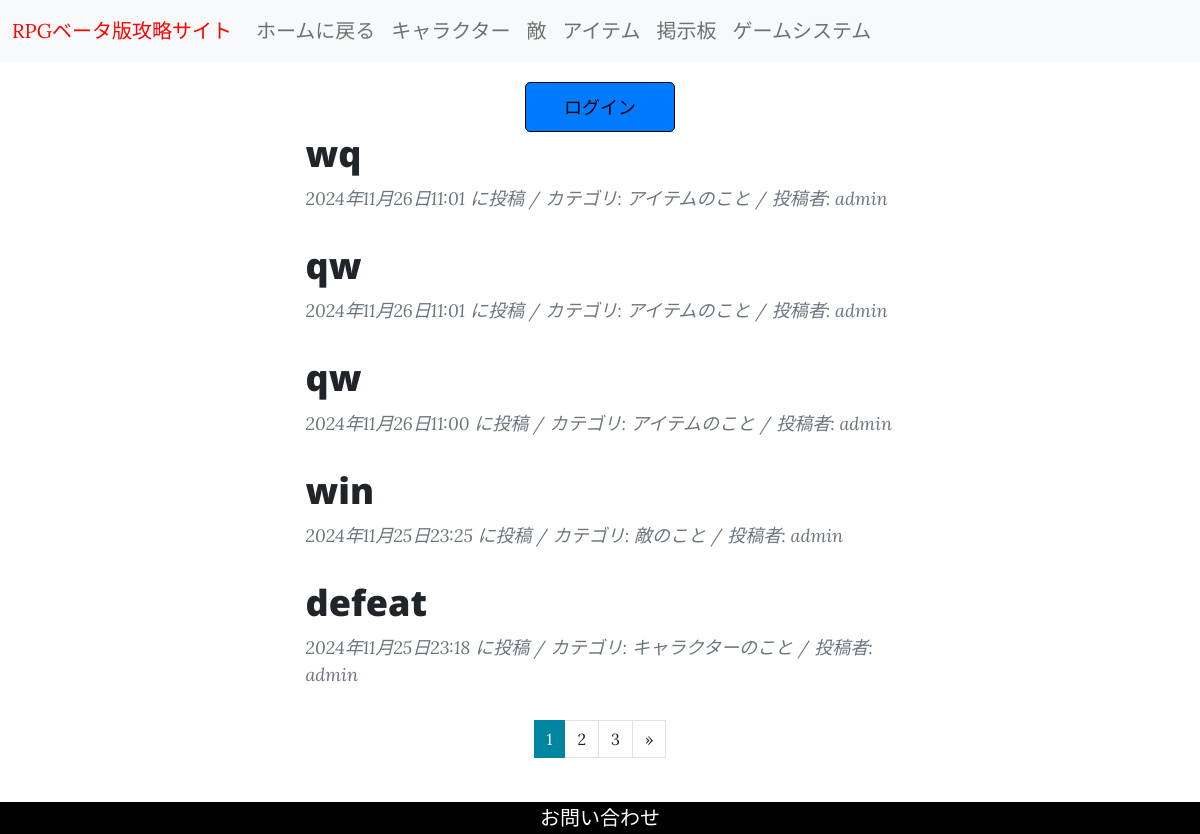
/keijiban/, run on the app's committed database.
### kouryakusaito/models.py (models this page shows, shortened)
class KouryakuPost(models.Model):
    CATEGORY = (('character', 'キャラクターのこと'),
                ('enemy', '敵のこと'),
                ('item', 'アイテムのこと'))
    title = models.CharField(
        verbose_name='タイトル', #フィールドのタイトル
        max_length=400 #最大文字数は200
    )
    content = models.TextField(
    verbose_name='本文' #　フィールドのタイトル
    )
    posted_at = models.DateTimeField(
    verbose_name='投稿日時', #　フィールドのタイトル
    auto_now_add=True #　日時を自動追加
    )
    category = models.CharField(
    verbose_name='カテゴリ',
    max_length=50,
    choices=CATEGORY
    )
    author = models.ForeignKey(
        settings.AUTH_USER_MODEL,
        on_delete=models.CASCADE,
        verbose_name='投稿者'
    )

### accounts/models.py (models this page shows)
class CustomUser(AbstractUser):
    pass

### kouryakusaito/views.py (the view)
class KeijibanView(ListView):
    template_name = 'keijiban.html'
    context_object_name = 'orderby_records'
    queryset = KouryakuPost.objects.order_by('-posted_at')
    paginate_by = 5

### kouryakusaito/templates/keijiban.html (shortened to what this page needs)
{% extends 'base.html' %}
{% load static %}
{% block keijiban %}
<div class="containerdd-choice">
    <div class="griddd">
        {% if user.is_authenticated %}
        <a href="{% url 'kouryakusaito:create_post' %}" class="choicede">投稿フォームに行く</a>
        {% else %}
        <div class="containerd">
            <div class="grid">
                <a href="{% url 'accounts:login' %}"class="choiced">ログイン</a>
            </div>
        </div>
        {% endif %}
    </div>
</div>
<br>
<div class="container px-4 px-lg-5">
    <div class="row gx-4 gx-lg-5 justify-content-center">
        <div class="col-md-10 col-lg-8 col-xl-7">
            {% for record in orderby_records %}
            <div class="post-preview">
                <a href="{% url 'kouryakusaito:kouryaku_detail' record.pk %}">
                    <h2 class="post-title">{{ record.title }}</h2>
                </a>
                <p class="post-meta">
                    {{ record.posted_at }} に投稿 /
                    カテゴリ: {{ record.get_category_display }} /
                    投稿者: {{ record.author.username }}
                </p>
            </div>
            {% empty %}
                <p>no</p>
            {% endfor %}
            {% include "pagination.html" %}
        </div>
    </div>
</div>
<br>
<br>
{% endblock %}

### kouryakusaito/templates/base.html (shortened to what this page needs)
{% load static %}
<!DOCTYPE html>
<html lang="ja">
<head>
    <link href={% static 'css/styles.css' %} rel="stylesheet" />
</head>
<body>
    <nav class="navbar navbar-expand-lg navbar-light bg-light">
        <div class="container-fluid">
        <a class="navbar-brand"><p style="color: red; padding: 0; margin: 0;">RPGベータ版攻略サイト</p></a>
        <div class="collapse navbar-collapse" id="navbarNav">
            <ul class="navbar-nav">
              <li class="nav-item"><a class="nav-link" href="{% url 'kouryakusaito:index' %}">ホームに戻る</a></li>
              <li class="nav-item"><a class="nav-link" href="{% url 'kouryakusaito:character' %}">キャラクター</a></li>
              <li class="nav-item"><a class="nav-link" href="{% url 'kouryakusaito:enemy' %}">敵</a></li>
              <li class="nav-item"><a class="nav-link" href="{% url 'kouryakusaito:item' %}">アイテム</a></li>
              <li class="nav-item"><a class="nav-link" href="{% url 'kouryakusaito:keijiban' %}">掲示板</a></li>
              <li class="nav-item"><a class="nav-link" href="{% url 'kouryakusaito:gamesystem' %}">ゲームシステム</a></li>
            </ul>
          </div>
        </div>
    </nav>
<main>
    {% block keijiban %}{% endblock %}
</main>
<footer>
    <a href="{% url 'kouryakusaito:contact' %}" class="contact-link">お問い合わせ</a>
</footer>
</body>
</html>

### kouryakusaito/templates/pagination.html (shortened to what this page needs)
<ul class="pagination"
    style="justify-content:center">
    {% for num in page_obj.paginator.page_range %}
        {%  if page_obj.number == num %}
        <li class="page-item active">
            <span class="page-link">{{ num }}</span>
        </li>
        {% else %}
        <li class="page-item">
            <a class="page-link" href="?page={{ num }}">{{ num }}</a>
        </li>
        {% endif %}
    {% endfor %}
    {% if page_obj.has_next %}
    <li class="page-item">
        <a class="page-link"
           href="?page={{ page_obj.next_page_number }}"
           aria-label="Next">
            <span aria-hidden="true">&raquo;</span>
        </a>
    </li>
    {% endif %}
</ul>

### kouryakusaito/templates/keijiban.html (style rules this page uses)
.griddd { display: flex; flex-wrap: wrap; gap: 20px; max-width: 600px; position: absolute; left: 50%; transform: translateX(-50%); padding: 10px 20px; text-align: center; }
.containerdd-choice { display: flex; justify-content: center; align-items: flex-start; margin-top: 10px; }
.choiced { display: block; width: 150px; height: 50px; font-size: 18px; text-align: center; line-height: 50px; background-color: #007BFF; border: 1px solid black; border-radius: 5px; color: black; text-decoration: none; transition: background-color 0.3s ease; }

### kouryakusaito/templates/base.html (style rules this page uses)
footer { position: fixed; bottom: 0%; left: 0; width: 100%; text-align: center; padding: 1px; margin: 0; color: white; background-color: black; }
.contact-link { color: white; }
.collapse.navbar-collapse { padding-top: 0 !important; margin-top: 0 !important; align-items: flex-start !important; }
.navbar-nav .nav-item { margin-bottom: 5px !important; }
.navbar-nav { margin-top: 0 !important; }
html, body { margin: 0; padding: 0; height: 100%; }

### data on the page
KouryakuPost: title "wq", posted_at "2024年11月26日11:01", category "アイテムのこと", author.username "admin"
KouryakuPost: title "qw", posted_at "2024年11月26日11:01", category "アイテムのこと", author.username "admin"
KouryakuPost: title "qw", posted_at "2024年11月26日11:00", category "アイテムのこと", author.username "admin"
KouryakuPost: title "win", posted_at "2024年11月25日23:25", category "敵のこと", author.username "admin"
KouryakuPost: title "defeat", posted_at "2024年11月25日23:18", category "キャラクターのこと", author.username "admin"

### other printed values
{{ num }} "1"
{{ num }} "2" "3"
